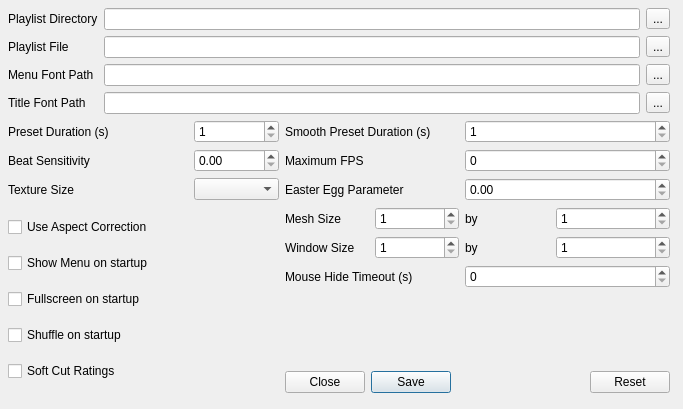
<?xml version="1.0" encoding="UTF-8"?>
<ui version="4.0">
 <class>QProjectMConfigDialog</class>
 <widget class="QDialog" name="QProjectMConfigDialog">
  <property name="geometry">
   <rect>
    <x>0</x>
    <y>0</y>
    <width>683</width>
    <height>409</height>
   </rect>
  </property>
  <property name="windowTitle">
   <string>projectM Settings</string>
  </property>
  <widget class="QWidget" name="layoutWidget">
   <property name="geometry">
    <rect>
     <x>8</x>
     <y>8</y>
     <width>662</width>
     <height>385</height>
    </rect>
   </property>
   <layout class="QGridLayout">
    <item row="0" column="0">
     <widget class="QLabel" name="label_2">
      <property name="sizePolicy">
       <sizepolicy hsizetype="MinimumExpanding" vsizetype="Preferred">
        <horstretch>0</horstretch>
        <verstretch>0</verstretch>
       </sizepolicy>
      </property>
      <property name="minimumSize">
       <size>
        <width>50</width>
        <height>0</height>
       </size>
      </property>
      <property name="text">
       <string>Playlist Directory</string>
      </property>
     </widget>
    </item>
    <item row="0" column="1" colspan="6">
     <widget class="QLineEdit" name="startupPlaylistDirectoryLineEdit">
      <property name="sizePolicy">
       <sizepolicy hsizetype="Expanding" vsizetype="Fixed">
        <horstretch>2</horstretch>
        <verstretch>0</verstretch>
       </sizepolicy>
      </property>
      <property name="toolTip">
       <string>&lt;html&gt;&lt;head&gt;&lt;meta name=&quot;qrichtext&quot; content=&quot;1&quot; /&gt;&lt;style type=&quot;text/css&quot;&gt;
p, li { white-space: pre-wrap; }
&lt;/style&gt;&lt;/head&gt;&lt;body style=&quot; font-family:'Sans Serif'; font-size:10pt; font-weight:400; font-style:normal;&quot;&gt;
&lt;p style=&quot; margin-top:0px; margin-bottom:0px; margin-left:0px; margin-right:0px; -qt-block-indent:0; text-indent:0px; font-size:9pt;&quot;&gt;This sets the default preset playlist directory when projectM starts up. Every valid preset file in the specified directory will be loaded into the playlist upon initialization. &lt;span style=&quot; font-weight:600;&quot;&gt;NOTE:&lt;/span&gt; This option is overridden by a non empty value of the &lt;span style=&quot; font-style:italic;&quot;&gt;Playlist File &lt;/span&gt;option.&lt;/p&gt;&lt;/body&gt;&lt;/html&gt;</string>
      </property>
     </widget>
    </item>
    <item row="0" column="7">
     <widget class="QToolButton" name="startupPlaylistDirectoryToolButton">
      <property name="text">
       <string>...</string>
      </property>
     </widget>
    </item>
    <item row="1" column="0">
     <widget class="QLabel" name="label_14">
      <property name="sizePolicy">
       <sizepolicy hsizetype="MinimumExpanding" vsizetype="Preferred">
        <horstretch>0</horstretch>
        <verstretch>0</verstretch>
       </sizepolicy>
      </property>
      <property name="minimumSize">
       <size>
        <width>50</width>
        <height>0</height>
       </size>
      </property>
      <property name="text">
       <string>Playlist File</string>
      </property>
     </widget>
    </item>
    <item row="1" column="1" colspan="6">
     <widget class="QLineEdit" name="startupPlaylistFileLineEdit">
      <property name="sizePolicy">
       <sizepolicy hsizetype="Expanding" vsizetype="Fixed">
        <horstretch>2</horstretch>
        <verstretch>0</verstretch>
       </sizepolicy>
      </property>
      <property name="toolTip">
       <string>&lt;html&gt;&lt;head&gt;&lt;meta name=&quot;qrichtext&quot; content=&quot;1&quot; /&gt;&lt;style type=&quot;text/css&quot;&gt;
p, li { white-space: pre-wrap; }
&lt;/style&gt;&lt;/head&gt;&lt;body style=&quot; font-family:'Sans Serif'; font-size:10pt; font-weight:400; font-style:normal;&quot;&gt;
&lt;p style=&quot; margin-top:0px; margin-bottom:0px; margin-left:0px; margin-right:0px; -qt-block-indent:0; text-indent:0px; font-size:9pt;&quot;&gt;This sets the default preset playlist file when projectM starts up. The file must be a valid preset playlist (of type *.ppl). If specified, this overrides the &lt;span style=&quot; font-style:italic;&quot;&gt;Playlist Directory&lt;/span&gt; value on startup. &lt;/p&gt;&lt;/body&gt;&lt;/html&gt;</string>
      </property>
     </widget>
    </item>
    <item row="1" column="7">
     <widget class="QToolButton" name="startupPlaylistFileToolButton">
      <property name="text">
       <string>...</string>
      </property>
     </widget>
    </item>
    <item row="2" column="0">
     <widget class="QLabel" name="label">
      <property name="sizePolicy">
       <sizepolicy hsizetype="MinimumExpanding" vsizetype="Preferred">
        <horstretch>0</horstretch>
        <verstretch>0</verstretch>
       </sizepolicy>
      </property>
      <property name="minimumSize">
       <size>
        <width>50</width>
        <height>0</height>
       </size>
      </property>
      <property name="text">
       <string>Menu Font Path</string>
      </property>
     </widget>
    </item>
    <item row="2" column="1" colspan="6">
     <widget class="QLineEdit" name="menuFontPathLineEdit">
      <property name="sizePolicy">
       <sizepolicy hsizetype="Expanding" vsizetype="Fixed">
        <horstretch>2</horstretch>
        <verstretch>0</verstretch>
       </sizepolicy>
      </property>
      <property name="toolTip">
       <string>&lt;html&gt;&lt;head&gt;&lt;meta name=&quot;qrichtext&quot; content=&quot;1&quot; /&gt;&lt;style type=&quot;text/css&quot;&gt;
p, li { white-space: pre-wrap; }
&lt;/style&gt;&lt;/head&gt;&lt;body style=&quot; font-family:'Sans Serif'; font-size:10pt; font-weight:400; font-style:normal;&quot;&gt;
&lt;p style=&quot; margin-top:0px; margin-bottom:0px; margin-left:0px; margin-right:0px; -qt-block-indent:0; text-indent:0px;&quot;&gt;This changes the font projectM will use for its opengl rendered menus&lt;/p&gt;&lt;/body&gt;&lt;/html&gt;</string>
      </property>
     </widget>
    </item>
    <item row="2" column="7">
     <widget class="QToolButton" name="menuFontPathToolButton">
      <property name="text">
       <string>...</string>
      </property>
     </widget>
    </item>
    <item row="3" column="0">
     <widget class="QLabel" name="label_9">
      <property name="sizePolicy">
       <sizepolicy hsizetype="MinimumExpanding" vsizetype="Preferred">
        <horstretch>0</horstretch>
        <verstretch>0</verstretch>
       </sizepolicy>
      </property>
      <property name="minimumSize">
       <size>
        <width>50</width>
        <height>0</height>
       </size>
      </property>
      <property name="text">
       <string>Title Font Path</string>
      </property>
     </widget>
    </item>
    <item row="3" column="1" colspan="6">
     <widget class="QLineEdit" name="titleFontPathLineEdit">
      <property name="sizePolicy">
       <sizepolicy hsizetype="Expanding" vsizetype="Fixed">
        <horstretch>2</horstretch>
        <verstretch>0</verstretch>
       </sizepolicy>
      </property>
      <property name="toolTip">
       <string>&lt;html&gt;&lt;head&gt;&lt;meta name=&quot;qrichtext&quot; content=&quot;1&quot; /&gt;&lt;style type=&quot;text/css&quot;&gt;
p, li { white-space: pre-wrap; }
&lt;/style&gt;&lt;/head&gt;&lt;body style=&quot; font-family:'Sans Serif'; font-size:10pt; font-weight:400; font-style:normal;&quot;&gt;
&lt;p style=&quot; margin-top:0px; margin-bottom:0px; margin-left:0px; margin-right:0px; -qt-block-indent:0; text-indent:0px;&quot;&gt;Changes the font projectM will use for rendering the song title&lt;/p&gt;&lt;/body&gt;&lt;/html&gt;</string>
      </property>
     </widget>
    </item>
    <item row="3" column="7">
     <widget class="QToolButton" name="titleFontPathToolButton">
      <property name="text">
       <string>...</string>
      </property>
     </widget>
    </item>
    <item row="4" column="0" colspan="2">
     <widget class="QLabel" name="label_3">
      <property name="text">
       <string>Preset Duration (s)</string>
      </property>
     </widget>
    </item>
    <item row="4" column="2">
     <widget class="QSpinBox" name="presetDurationSpinBox">
      <property name="toolTip">
       <string>&lt;html&gt;&lt;head&gt;&lt;meta name=&quot;qrichtext&quot; content=&quot;1&quot; /&gt;&lt;style type=&quot;text/css&quot;&gt;
p, li { white-space: pre-wrap; }
&lt;/style&gt;&lt;/head&gt;&lt;body style=&quot; font-family:'Sans Serif'; font-size:9pt; font-weight:400; font-style:normal;&quot;&gt;
&lt;p style=&quot; margin-top:0px; margin-bottom:0px; margin-left:0px; margin-right:0px; -qt-block-indent:0; text-indent:0px;&quot;&gt;Sets how long a preset should be played in seconds before projectM automatically switches to another in the playlist&lt;/p&gt;&lt;/body&gt;&lt;/html&gt;</string>
      </property>
      <property name="minimum">
       <number>1</number>
      </property>
      <property name="maximum">
       <number>100000</number>
      </property>
     </widget>
    </item>
    <item row="4" column="3" colspan="2">
     <widget class="QLabel" name="label_4">
      <property name="text">
       <string>Smooth Preset Duration (s)</string>
      </property>
     </widget>
    </item>
    <item row="4" column="5" colspan="3">
     <widget class="QSpinBox" name="smoothPresetDurationSpinBox">
      <property name="toolTip">
       <string>&lt;html&gt;&lt;head&gt;&lt;meta name=&quot;qrichtext&quot; content=&quot;1&quot; /&gt;&lt;style type=&quot;text/css&quot;&gt;
p, li { white-space: pre-wrap; }
&lt;/style&gt;&lt;/head&gt;&lt;body style=&quot; font-family:'Sans Serif'; font-size:9pt; font-weight:400; font-style:normal;&quot;&gt;
&lt;p style=&quot; margin-top:0px; margin-bottom:0px; margin-left:0px; margin-right:0px; -qt-block-indent:0; text-indent:0px;&quot;&gt;Sets how long a transition occurs in seconds when smooth preset switching&lt;/p&gt;&lt;/body&gt;&lt;/html&gt;</string>
      </property>
      <property name="minimum">
       <number>1</number>
      </property>
      <property name="maximum">
       <number>1000000</number>
      </property>
     </widget>
    </item>
    <item row="5" column="0" colspan="2">
     <widget class="QLabel" name="label_12">
      <property name="sizePolicy">
       <sizepolicy hsizetype="MinimumExpanding" vsizetype="Preferred">
        <horstretch>0</horstretch>
        <verstretch>0</verstretch>
       </sizepolicy>
      </property>
      <property name="text">
       <string>Beat Sensitivity</string>
      </property>
     </widget>
    </item>
    <item row="5" column="2">
     <widget class="QDoubleSpinBox" name="beatSensitivitySpinBox">
      <property name="toolTip">
       <string>&lt;html&gt;&lt;head&gt;&lt;meta name=&quot;qrichtext&quot; content=&quot;1&quot; /&gt;&lt;style type=&quot;text/css&quot;&gt;
p, li { white-space: pre-wrap; }
&lt;/style&gt;&lt;/head&gt;&lt;body style=&quot; font-family:'Sans Serif'; font-size:10pt; font-weight:400; font-style:normal;&quot;&gt;
&lt;p style=&quot; margin-top:0px; margin-bottom:0px; margin-left:0px; margin-right:0px; -qt-block-indent:0; text-indent:0px;&quot;&gt;Sets the intensity threshold for the preset hard cuts&lt;/p&gt;&lt;/body&gt;&lt;/html&gt;</string>
      </property>
      <property name="minimum">
       <double>0.000000000000000</double>
      </property>
      <property name="maximum">
       <double>100.000000000000000</double>
      </property>
     </widget>
    </item>
    <item row="5" column="3" colspan="2">
     <widget class="QLabel" name="label_6">
      <property name="sizePolicy">
       <sizepolicy hsizetype="MinimumExpanding" vsizetype="Preferred">
        <horstretch>0</horstretch>
        <verstretch>0</verstretch>
       </sizepolicy>
      </property>
      <property name="text">
       <string>Maximum FPS</string>
      </property>
     </widget>
    </item>
    <item row="5" column="5" colspan="3">
     <widget class="QSpinBox" name="maxFPSSpinBox">
      <property name="sizePolicy">
       <sizepolicy hsizetype="MinimumExpanding" vsizetype="Fixed">
        <horstretch>2</horstretch>
        <verstretch>0</verstretch>
       </sizepolicy>
      </property>
      <property name="toolTip">
       <string>&lt;html&gt;&lt;head&gt;&lt;meta name=&quot;qrichtext&quot; content=&quot;1&quot; /&gt;&lt;style type=&quot;text/css&quot;&gt;
p, li { white-space: pre-wrap; }
&lt;/style&gt;&lt;/head&gt;&lt;body style=&quot; font-family:'Sans Serif'; font-size:9pt; font-weight:400; font-style:normal;&quot;&gt;
&lt;p style=&quot; margin-top:0px; margin-bottom:0px; margin-left:0px; margin-right:0px; -qt-block-indent:0; text-indent:0px;&quot;&gt;This parameter, if nonzero, limits the number of frames per second projectM will attempt to render to screen. 35 is a reasonable limit.&lt;/p&gt;&lt;/body&gt;&lt;/html&gt;</string>
      </property>
      <property name="minimum">
       <number>0</number>
      </property>
     </widget>
    </item>
    <item row="6" column="0" colspan="2">
     <widget class="QLabel" name="label_7">
      <property name="sizePolicy">
       <sizepolicy hsizetype="MinimumExpanding" vsizetype="Preferred">
        <horstretch>0</horstretch>
        <verstretch>0</verstretch>
       </sizepolicy>
      </property>
      <property name="text">
       <string>Texture Size</string>
      </property>
     </widget>
    </item>
    <item row="6" column="2">
     <widget class="QComboBox" name="textureSizeComboBox">
      <property name="sizePolicy">
       <sizepolicy hsizetype="MinimumExpanding" vsizetype="Fixed">
        <horstretch>1</horstretch>
        <verstretch>0</verstretch>
       </sizepolicy>
      </property>
      <property name="toolTip">
       <string>&lt;html&gt;&lt;head&gt;&lt;meta name=&quot;qrichtext&quot; content=&quot;1&quot; /&gt;&lt;style type=&quot;text/css&quot;&gt;
p, li { white-space: pre-wrap; }
&lt;/style&gt;&lt;/head&gt;&lt;body style=&quot; font-family:'Sans Serif'; font-size:10pt; font-weight:400; font-style:normal;&quot;&gt;
&lt;p style=&quot; margin-top:0px; margin-bottom:0px; margin-left:0px; margin-right:0px; -qt-block-indent:0; text-indent:0px;&quot;&gt;Sets the size of the texture. Higher is better, but slower.&lt;/p&gt;&lt;/body&gt;&lt;/html&gt;</string>
      </property>
      <property name="sizeAdjustPolicy">
       <enum>QComboBox::AdjustToMinimumContentsLength</enum>
      </property>
     </widget>
    </item>
    <item row="6" column="3" colspan="2">
     <widget class="QLabel" name="label_13">
      <property name="sizePolicy">
       <sizepolicy hsizetype="MinimumExpanding" vsizetype="Preferred">
        <horstretch>0</horstretch>
        <verstretch>0</verstretch>
       </sizepolicy>
      </property>
      <property name="text">
       <string>Easter Egg Parameter</string>
      </property>
     </widget>
    </item>
    <item row="6" column="5" colspan="3">
     <widget class="QDoubleSpinBox" name="easterEggParameterSpinBox">
      <property name="toolTip">
       <string>&lt;html&gt;&lt;head&gt;&lt;meta name=&quot;qrichtext&quot; content=&quot;1&quot; /&gt;&lt;style type=&quot;text/css&quot;&gt;
p, li { white-space: pre-wrap; }
&lt;/style&gt;&lt;/head&gt;&lt;body style=&quot; font-family:'Sans Serif'; font-size:10pt; font-weight:400; font-style:normal;&quot;&gt;
&lt;p style=&quot; margin-top:0px; margin-bottom:0px; margin-left:0px; margin-right:0px; -qt-block-indent:0; text-indent:0px;&quot;&gt;A mystery parameter!&lt;/p&gt;&lt;/body&gt;&lt;/html&gt;</string>
      </property>
      <property name="maximum">
       <double>20.000000000000000</double>
      </property>
      <property name="singleStep">
       <double>0.010000000000000</double>
      </property>
     </widget>
    </item>
    <item row="7" column="0" rowspan="5" colspan="3">
     <layout class="QVBoxLayout">
      <item>
       <widget class="QCheckBox" name="useAspectCorrectionCheckBox">
        <property name="sizePolicy">
         <sizepolicy hsizetype="MinimumExpanding" vsizetype="Fixed">
          <horstretch>0</horstretch>
          <verstretch>0</verstretch>
         </sizepolicy>
        </property>
        <property name="toolTip">
         <string>&lt;html&gt;&lt;head&gt;&lt;meta name=&quot;qrichtext&quot; content=&quot;1&quot; /&gt;&lt;style type=&quot;text/css&quot;&gt;
p, li { white-space: pre-wrap; }
&lt;/style&gt;&lt;/head&gt;&lt;body style=&quot; font-family:'Sans Serif'; font-size:10pt; font-weight:400; font-style:normal;&quot;&gt;
&lt;p style=&quot; margin-top:0px; margin-bottom:0px; margin-left:0px; margin-right:0px; -qt-block-indent:0; text-indent:0px;&quot;&gt;This makes a square look like a square, and a circle look like a circle in cases where they may not otherwise.&lt;/p&gt;&lt;/body&gt;&lt;/html&gt;</string>
        </property>
        <property name="text">
         <string>Use Aspect Correction</string>
        </property>
       </widget>
      </item>
      <item>
       <widget class="QCheckBox" name="menuOnStartupCheckBox">
        <property name="sizePolicy">
         <sizepolicy hsizetype="MinimumExpanding" vsizetype="Fixed">
          <horstretch>0</horstretch>
          <verstretch>0</verstretch>
         </sizepolicy>
        </property>
        <property name="text">
         <string>Show Menu on startup</string>
        </property>
       </widget>
      </item>
      <item>
       <widget class="QCheckBox" name="fullscreenOnStartupCheckBox">
        <property name="sizePolicy">
         <sizepolicy hsizetype="MinimumExpanding" vsizetype="Fixed">
          <horstretch>0</horstretch>
          <verstretch>0</verstretch>
         </sizepolicy>
        </property>
        <property name="text">
         <string>Fullscreen on startup</string>
        </property>
       </widget>
      </item>
      <item>
       <widget class="QCheckBox" name="shuffleOnStartupCheckBox">
        <property name="sizePolicy">
         <sizepolicy hsizetype="MinimumExpanding" vsizetype="Fixed">
          <horstretch>0</horstretch>
          <verstretch>0</verstretch>
         </sizepolicy>
        </property>
        <property name="text">
         <string>Shuffle on startup</string>
        </property>
       </widget>
      </item>
      <item>
       <widget class="QCheckBox" name="softCutRatingsEnabledCheckBox">
        <property name="sizePolicy">
         <sizepolicy hsizetype="MinimumExpanding" vsizetype="Fixed">
          <horstretch>0</horstretch>
          <verstretch>0</verstretch>
         </sizepolicy>
        </property>
        <property name="toolTip">
         <string>Enable to turn on a different rating system for soft cuts and hard cuts.</string>
        </property>
        <property name="text">
         <string>Soft Cut Ratings</string>
        </property>
       </widget>
      </item>
     </layout>
    </item>
    <item row="7" column="3">
     <widget class="QLabel" name="label_8">
      <property name="sizePolicy">
       <sizepolicy hsizetype="MinimumExpanding" vsizetype="Preferred">
        <horstretch>0</horstretch>
        <verstretch>0</verstretch>
       </sizepolicy>
      </property>
      <property name="text">
       <string>Mesh Size</string>
      </property>
     </widget>
    </item>
    <item row="7" column="4">
     <widget class="QSpinBox" name="meshSizeWidthSpinBox">
      <property name="toolTip">
       <string>&lt;html&gt;&lt;head&gt;&lt;meta name=&quot;qrichtext&quot; content=&quot;1&quot; /&gt;&lt;style type=&quot;text/css&quot;&gt;
p, li { white-space: pre-wrap; }
&lt;/style&gt;&lt;/head&gt;&lt;body style=&quot; font-family:'Sans Serif'; font-size:10pt; font-weight:400; font-style:normal;&quot;&gt;
&lt;p style=&quot; margin-top:0px; margin-bottom:0px; margin-left:0px; margin-right:0px; -qt-block-indent:0; text-indent:0px; font-size:9pt;&quot;&gt;This modifies the horizontal component of the mesh. Higher is better but slower&lt;/p&gt;&lt;/body&gt;&lt;/html&gt;</string>
      </property>
      <property name="minimum">
       <number>1</number>
      </property>
      <property name="maximum">
       <number>1000</number>
      </property>
      <property name="value">
       <number>1</number>
      </property>
     </widget>
    </item>
    <item row="7" column="5">
     <widget class="QLabel" name="label_10">
      <property name="sizePolicy">
       <sizepolicy hsizetype="MinimumExpanding" vsizetype="Preferred">
        <horstretch>0</horstretch>
        <verstretch>0</verstretch>
       </sizepolicy>
      </property>
      <property name="text">
       <string>by</string>
      </property>
     </widget>
    </item>
    <item row="7" column="6" colspan="2">
     <widget class="QSpinBox" name="meshSizeHeightSpinBox">
      <property name="toolTip">
       <string>&lt;html&gt;&lt;head&gt;&lt;meta name=&quot;qrichtext&quot; content=&quot;1&quot; /&gt;&lt;style type=&quot;text/css&quot;&gt;
p, li { white-space: pre-wrap; }
&lt;/style&gt;&lt;/head&gt;&lt;body style=&quot; font-family:'Sans Serif'; font-size:10pt; font-weight:400; font-style:normal;&quot;&gt;
&lt;p style=&quot; margin-top:0px; margin-bottom:0px; margin-left:0px; margin-right:0px; -qt-block-indent:0; text-indent:0px; font-size:9pt;&quot;&gt;This modifies the vertical component of the mesh. Higher is better but slower&lt;/p&gt;&lt;/body&gt;&lt;/html&gt;</string>
      </property>
      <property name="minimum">
       <number>1</number>
      </property>
      <property name="maximum">
       <number>1000</number>
      </property>
     </widget>
    </item>
    <item row="8" column="3">
     <widget class="QLabel" name="label_5">
      <property name="sizePolicy">
       <sizepolicy hsizetype="MinimumExpanding" vsizetype="Preferred">
        <horstretch>0</horstretch>
        <verstretch>0</verstretch>
       </sizepolicy>
      </property>
      <property name="text">
       <string>Window Size</string>
      </property>
     </widget>
    </item>
    <item row="8" column="4">
     <widget class="QSpinBox" name="windowWidthSpinBox">
      <property name="toolTip">
       <string>&lt;html&gt;&lt;head&gt;&lt;meta name=&quot;qrichtext&quot; content=&quot;1&quot; /&gt;&lt;style type=&quot;text/css&quot;&gt;
p, li { white-space: pre-wrap; }
&lt;/style&gt;&lt;/head&gt;&lt;body style=&quot; font-family:'Sans Serif'; font-size:10pt; font-weight:400; font-style:normal;&quot;&gt;
&lt;p style=&quot; margin-top:0px; margin-bottom:0px; margin-left:0px; margin-right:0px; -qt-block-indent:0; text-indent:0px;&quot;&gt;This modifies the horizontal component of the startup window size &lt;/p&gt;&lt;/body&gt;&lt;/html&gt;</string>
      </property>
      <property name="whatsThis">
       <string>&lt;html&gt;&lt;head&gt;&lt;meta name=&quot;qrichtext&quot; content=&quot;1&quot; /&gt;&lt;style type=&quot;text/css&quot;&gt;
p, li { white-space: pre-wrap; }
&lt;/style&gt;&lt;/head&gt;&lt;body style=&quot; font-family:'Sans Serif'; font-size:10pt; font-weight:400; font-style:normal;&quot;&gt;
&lt;p style=&quot; margin-top:0px; margin-bottom:0px; margin-left:0px; margin-right:0px; -qt-block-indent:0; text-indent:0px;&quot;&gt;This modifies the horizontal component of the startup window size &lt;/p&gt;&lt;/body&gt;&lt;/html&gt;</string>
      </property>
      <property name="minimum">
       <number>1</number>
      </property>
      <property name="maximum">
       <number>10000</number>
      </property>
     </widget>
    </item>
    <item row="8" column="5">
     <widget class="QLabel" name="label_11">
      <property name="sizePolicy">
       <sizepolicy hsizetype="MinimumExpanding" vsizetype="Preferred">
        <horstretch>0</horstretch>
        <verstretch>0</verstretch>
       </sizepolicy>
      </property>
      <property name="text">
       <string>by</string>
      </property>
     </widget>
    </item>
    <item row="8" column="6" colspan="2">
     <widget class="QSpinBox" name="windowHeightSpinBox">
      <property name="toolTip">
       <string>&lt;html&gt;&lt;head&gt;&lt;meta name=&quot;qrichtext&quot; content=&quot;1&quot; /&gt;&lt;style type=&quot;text/css&quot;&gt;
p, li { white-space: pre-wrap; }
&lt;/style&gt;&lt;/head&gt;&lt;body style=&quot; font-family:'Sans Serif'; font-size:10pt; font-weight:400; font-style:normal;&quot;&gt;
&lt;p style=&quot; margin-top:0px; margin-bottom:0px; margin-left:0px; margin-right:0px; -qt-block-indent:0; text-indent:0px; font-size:9pt;&quot;&gt;This modifies the vertical component of the startup window size&lt;/p&gt;&lt;/body&gt;&lt;/html&gt;</string>
      </property>
      <property name="minimum">
       <number>1</number>
      </property>
      <property name="maximum">
       <number>10000</number>
      </property>
     </widget>
    </item>
    <item row="11" column="3" colspan="5">
     <widget class="QDialogButtonBox" name="buttonBox">
      <property name="toolTip">
       <string>Click save to write the settings to your projectM config file. The reset button will bring your settings back to whatever was stored on disk. </string>
      </property>
      <property name="layoutDirection">
       <enum>Qt::RightToLeft</enum>
      </property>
      <property name="orientation">
       <enum>Qt::Horizontal</enum>
      </property>
      <property name="standardButtons">
       <set>QDialogButtonBox::Close|QDialogButtonBox::Reset|QDialogButtonBox::Save</set>
      </property>
     </widget>
    </item>
    <item row="9" column="3" colspan="2">
     <widget class="QLabel" name="mouseHideLabel">
      <property name="toolTip">
       <string>Sets how long of an idle interval to wait before hiding the mouse. A value of zero disables this feature.</string>
      </property>
      <property name="text">
       <string>Mouse Hide Timeout (s)</string>
      </property>
     </widget>
    </item>
    <item row="9" column="5" colspan="3">
     <widget class="QSpinBox" name="mouseHideTimeoutSpinBox">
      <property name="toolTip">
       <string>Sets how long of an idle interval to wait before hiding the mouse. A value of zero disables this feature.</string>
      </property>
      <property name="prefix">
       <string/>
      </property>
      <property name="minimum">
       <number>0</number>
      </property>
      <property name="maximum">
       <number>30000</number>
      </property>
     </widget>
    </item>
   </layout>
  </widget>
 </widget>
 <resources/>
 <connections/>
</ui>
